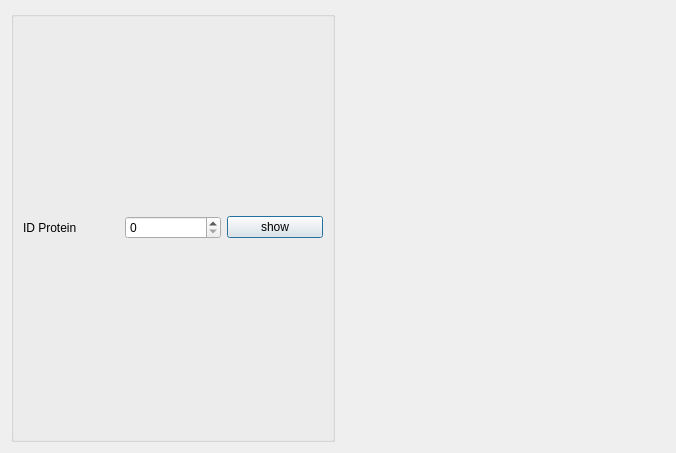
<?xml version="1.0" encoding="UTF-8"?>
<ui version="4.0">
 <class>Show</class>
 <widget class="QDialog" name="Show">
  <property name="geometry">
   <rect>
    <x>0</x>
    <y>0</y>
    <width>676</width>
    <height>453</height>
   </rect>
  </property>
  <property name="windowTitle">
   <string>Dialog</string>
  </property>
  <layout class="QHBoxLayout" name="horizontalLayout_2">
   <item>
    <widget class="QGroupBox" name="groupBox">
     <property name="title">
      <string/>
     </property>
     <layout class="QVBoxLayout" name="verticalLayout">
      <item>
       <layout class="QHBoxLayout" name="horizontalLayout">
        <item>
         <widget class="QLabel" name="label_2">
          <property name="text">
           <string>ID Protein</string>
          </property>
         </widget>
        </item>
        <item>
         <widget class="QSpinBox" name="spinBox"/>
        </item>
        <item>
         <widget class="QPushButton" name="pushButton">
          <property name="text">
           <string>show</string>
          </property>
         </widget>
        </item>
       </layout>
      </item>
     </layout>
    </widget>
   </item>
   <item>
    <widget class="QLabel" name="label">
     <property name="text">
      <string/>
     </property>
    </widget>
   </item>
  </layout>
 </widget>
 <resources/>
 <connections/>
</ui>
